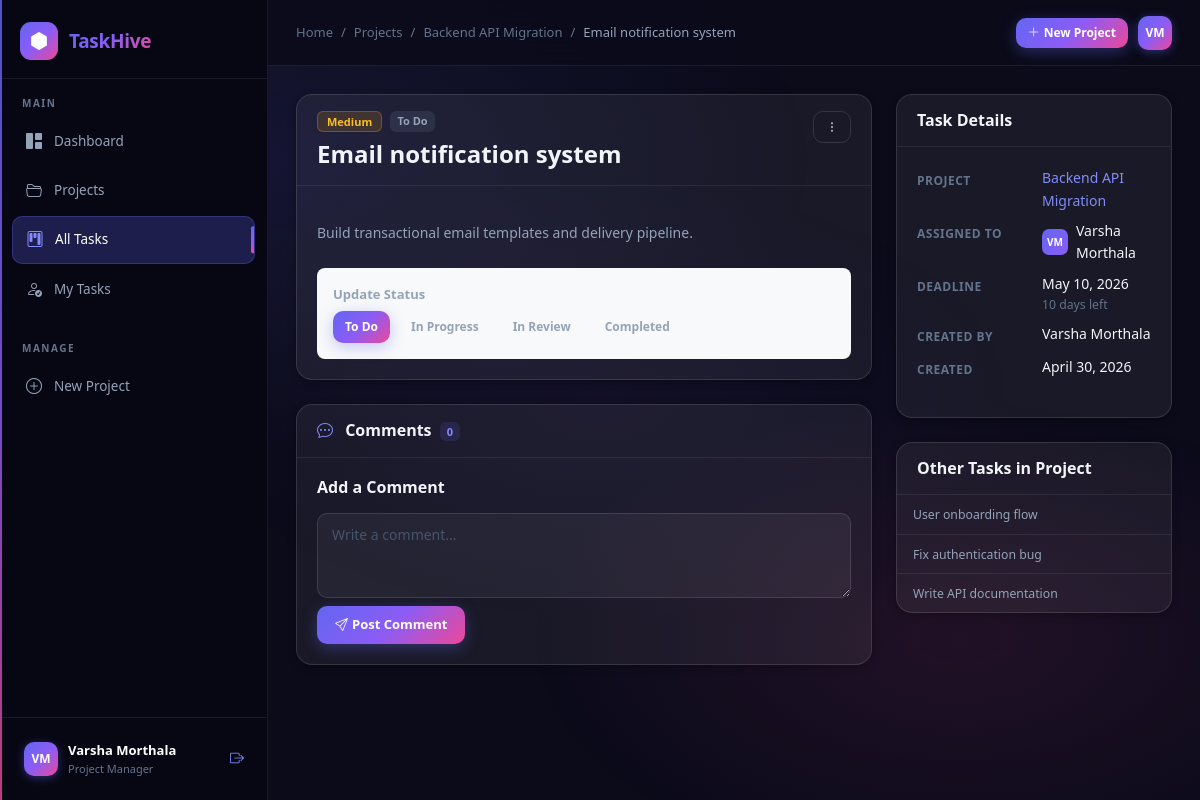
Page /tasks/8/ (signed in) on the committed database.
### users/models.py (models this page shows, shortened)
class User(AbstractUser):
    ROLE_CHOICES = [
        ('admin', 'Admin'),
        ('manager', 'Project Manager'),
        ('member', 'Team Member'),
    ]
    role = models.CharField(max_length=20, choices=ROLE_CHOICES, default='member')
    avatar = models.ImageField(upload_to='avatars/', null=True, blank=True)
    bio = models.TextField(blank=True)
    phone = models.CharField(max_length=20, blank=True)
    created_at = models.DateTimeField(auto_now_add=True)
    updated_at = models.DateTimeField(auto_now=True)
    class Meta:
        verbose_name = 'User'
        verbose_name_plural = 'Users'
        ordering = ['-date_joined']
    @property
    def is_admin(self):
        return self.role == 'admin' or self.is_superuser
    @property
    def is_manager(self):
        return self.role in ('admin', 'manager') or self.is_superuser

### tasks/models.py (models this page shows, shortened)
class Task(models.Model):
    STATUS_CHOICES = [
        ('todo', 'To Do'),
        ('in_progress', 'In Progress'),
        ('review', 'In Review'),
        ('completed', 'Completed'),
    ]
    PRIORITY_CHOICES = [
        ('low', 'Low'),
        ('medium', 'Medium'),
        ('high', 'High'),
        ('critical', 'Critical'),
    ]
    title = models.CharField(max_length=255)
    description = models.TextField(blank=True)
    project = models.ForeignKey(
        'projects.Project',
        on_delete=models.CASCADE,
        related_name='tasks'
    )
    assigned_user = models.ForeignKey(
        settings.AUTH_USER_MODEL,
        on_delete=models.SET_NULL,
        null=True, blank=True,
        related_name='assigned_tasks'
    )
    created_by = models.ForeignKey(
        settings.AUTH_USER_MODEL,
        on_delete=models.SET_NULL,
        null=True,
        related_name='created_tasks'
    )
    priority = models.CharField(max_length=20, choices=PRIORITY_CHOICES, default='medium')
    status = models.CharField(max_length=20, choices=STATUS_CHOICES, default='todo')
    deadline = models.DateField(null=True, blank=True)
    created_at = models.DateTimeField(auto_now_add=True)
    updated_at = models.DateTimeField(auto_now=True)
    completed_at = models.DateTimeField(null=True, blank=True)
    class Meta:
        ordering = ['-created_at']
        verbose_name = 'Task'
        verbose_name_plural = 'Tasks'
    @property
    def is_overdue(self):
        if self.deadline and self.status != 'completed':
            return self.deadline < timezone.now().date()
        return False
    @property
    def days_until_deadline(self):
        if self.deadline:
            delta = self.deadline - timezone.now().date()
            return delta.days
        return None
    @property
    def status_color(self):
        colors = {
            'todo': 'secondary',
            'in_progress': 'primary',
            'review': 'info',
            'completed': 'success',
        }
        return colors.get(self.status, 'secondary')

### projects/models.py (models this page shows, shortened)
class Project(models.Model):
    STATUS_CHOICES = [
        ('planning', 'Planning'),
        ('active', 'Active'),
        ('on_hold', 'On Hold'),
        ('completed', 'Completed'),
        ('cancelled', 'Cancelled'),
    ]
    name = models.CharField(max_length=200)
    description = models.TextField(blank=True)
    owner = models.ForeignKey(
        settings.AUTH_USER_MODEL,
        on_delete=models.CASCADE,
        related_name='owned_projects'
    )
    team_members = models.ManyToManyField(
        settings.AUTH_USER_MODEL,
        through='ProjectMembership',
        related_name='member_projects',
        blank=True
    )
    status = models.CharField(max_length=20, choices=STATUS_CHOICES, default='planning')
    start_date = models.DateField(null=True, blank=True)
    end_date = models.DateField(null=True, blank=True)
    created_at = models.DateTimeField(auto_now_add=True)
    updated_at = models.DateTimeField(auto_now=True)
    class Meta:
        ordering = ['-created_at']
        verbose_name = 'Project'
        verbose_name_plural = 'Projects'
    def user_can_access(self, user):
        if user.is_admin:
            return True
        if self.owner == user:
            return True
        return self.team_members.filter(id=user.id).exists()

### tasks/views.py (the view, shortened to what this page needs)
# urls.py: path('<int:pk>/', views.task_detail_view, name='task_detail'),
@login_required
def task_detail_view(request, pk):
    task = get_object_or_404(Task, pk=pk)
    project = task.project
    if not project.user_can_access(request.user):
        messages.error(request, 'Access denied.')
        return redirect('task_list')
    comments = task.comments.select_related('user').order_by('created_at')
    comment_form = CommentForm()
    context = {
        'task': task,
        'comments': comments,
        'comment_form': comment_form,
        'status_choices': Task.STATUS_CHOICES,
    }
    return render(request, 'tasks/task_detail.html', context)

### comments/forms.py
class CommentForm(forms.ModelForm):
    class Meta:
        model = Comment
        fields = ('message',)
        widgets = {
            'message': forms.Textarea(attrs={
                'rows': 3,
                'class': 'form-control',
                'placeholder': 'Write a comment...',
            })
        }
        labels = {'message': ''}

### tasks/templates/tasks/task_detail.html (shortened to what this page needs)
{% extends 'base.html' %}
{% block breadcrumb %}
<li class="breadcrumb-item"><a href="{% url 'project_list' %}">Projects</a></li>
<li class="breadcrumb-item"><a href="{% url 'project_detail' task.project.pk %}">{{ task.project.name }}</a></li>
<li class="breadcrumb-item active">{{ task.title|truncatechars:30 }}</li>
{% endblock %}
{% block content %}
<div class="row g-4">
    <div class="col-lg-8">
        <div class="card mb-4">
            <div class="card-header d-flex justify-content-between align-items-start">
                <div>
                    <div class="d-flex gap-2 mb-2 flex-wrap">
                        <span class="badge badge-priority badge-priority--{{ task.priority }}">{{ task.get_priority_display }}</span>
                        <span class="badge bg-{{ task.status_color }}">{{ task.get_status_display }}</span>
                    </div>
                    <h2 class="h4 fw-bold mb-0">{{ task.title }}</h2>
                </div>
                {% if request.user == task.project.owner or task.assigned_user == request.user or request.user.is_admin %}
                <div class="dropdown">
                    <button class="btn btn-outline-secondary btn-sm" data-bs-toggle="dropdown">
                        <i class="bi bi-three-dots-vertical"></i>
                    </button>
                </div>
                {% endif %}
            </div>
            <div class="card-body">
                {% if task.description %}
                <p class="text-muted">{{ task.description|linebreaks }}</p>
                {% else %}
                <p class="text-muted fst-italic">No description provided.</p>
                {% endif %}
                {% if request.user == task.assigned_user or request.user.is_admin or request.user == task.project.owner %}
                <div class="mt-4 p-3 bg-light rounded-3">
                    <label class="form-label fw-semibold small">Update Status</label>
                    <div class="d-flex gap-2 flex-wrap">
                            {% for val, label in status_choices %}
                        <button class="btn btn-sm {% if task.status == val %}btn-primary{% else %}btn-outline-secondary{% endif %} status-btn"
                                data-status="{{ val }}" data-task-id="{{ task.pk }}">
                            {{ label }}
                        </button>
                        {% endfor %}
                    </div>
                </div>
                {% endif %}
            </div>
        </div>
        <div class="card">
            <div class="card-header">
                <h6 class="mb-0 fw-semibold">
                    <i class="bi bi-chat-dots me-2 text-primary"></i>
                    Comments <span class="badge bg-primary-subtle text-primary ms-1">{{ comments.count }}</span>
                </h6>
            </div>
            <div class="card-body">
                <div class="add-comment">
                    <h6 class="fw-semibold mb-3">Add a Comment</h6>
                    <form method="post">
                        {{ comment_form.message }}
                        <button type="submit" class="btn btn-primary mt-2">
                            <i class="bi bi-send me-1"></i>Post Comment
                        </button>
                    </form>
                </div>
            </div>
        </div>
    </div>
    <div class="col-lg-4">
        <div class="card mb-4">
            <div class="card-header"><h6 class="mb-0 fw-semibold">Task Details</h6></div>
            <div class="card-body">
                <dl class="task-detail-list">
                    <dt>Project</dt>
                    <dd><a href="{% url 'project_detail' task.project.pk %}">{{ task.project.name }}</a></dd>
                    <dt>Assigned To</dt>
                    <dd>
                        {% if task.assigned_user %}
                        <div class="d-flex align-items-center gap-2">
                            <div class="avatar-xs">{{ task.assigned_user.first_name|first|upper }}{{ task.assigned_user.last_name|first|upper }}</div>
                            {{ task.assigned_user.get_full_name|default:task.assigned_user.username }}
                        </div>
                        {% else %}<span class="text-muted">Unassigned</span>{% endif %}
                    </dd>
                    <dt>Deadline</dt>
                    <dd>
                        {% if task.deadline %}
                        <span class="{% if task.is_overdue %}text-danger fw-semibold{% endif %}">
                            {{ task.deadline|date:"F j, Y" }}
                            {% if task.days_until_deadline is not None %}
                            <small class="d-block text-muted">
                            {% if task.days_until_deadline < 0 %}Overdue
                                {% elif task.days_until_deadline == 0 %}Due today
                                {% elif task.days_until_deadline == 1 %}Due tomorrow
                                {% else %}{{ task.days_until_deadline }} days left{% endif %}
                            </small>
                            {% endif %}
                        </span>
                        {% else %}<span class="text-muted">Not set</span>{% endif %}
                    </dd>
                    <dt>Created By</dt>
                    <dd>{{ task.created_by.get_full_name|default:task.created_by.username|default:"—" }}</dd>
                    <dt>Created</dt>
                    <dd>{{ task.created_at|date:"F j, Y" }}</dd>
                </dl>
            </div>
        </div>
        <div class="card">
            <div class="card-header"><h6 class="mb-0 fw-semibold">Other Tasks in Project</h6></div>
            <div class="card-body p-0">
                {% with related=task.project.tasks.all %}
                {% if related %}
                <ul class="list-group list-group-flush">
                    {% for t in related %}
                    {% if t.pk != task.pk %}
                    <li class="list-group-item px-3 py-2">
                        <a href="{% url 'task_detail' t.pk %}" class="text-decoration-none small {% if t.status == 'completed' %}text-muted text-decoration-line-through{% endif %}">
                            {{ t.title|truncatechars:40 }}
                        </a>
                    </li>
                    {% endif %}
                    {% empty %}
                    <li class="list-group-item text-muted small">No other tasks.</li>
                    {% endfor %}
                </ul>
                {% endif %}
                {% endwith %}
            </div>
        </div>
    </div>
</div>
{% endblock %}

### templates/base.html (shortened to what this page needs)
<!DOCTYPE html>
<html lang="en" data-bs-theme="light">
<head>
    <link href="https://cdn.jsdelivr.net/npm/bootstrap@5.3.2/dist/css/bootstrap.min.css" rel="stylesheet">
    <link href="https://cdn.jsdelivr.net/npm/bootstrap-icons@1.11.3/font/bootstrap-icons.css" rel="stylesheet">
    {% load static %}
    <link href="{% static 'css/main.css' %}" rel="stylesheet">
</head>
<body>
{% if user.is_authenticated %}
<div class="sidebar" id="sidebar">
    <div class="sidebar-brand">
        <a href="{% url 'dashboard' %}" class="brand-link">
            <div class="brand-icon">
                <i class="bi bi-hexagon-fill"></i>
            </div>
            <span class="brand-text">TaskHive</span>
        </a>
    </div>
    <nav class="sidebar-nav">
        <div class="nav-section">
            <span class="nav-section-label">Main</span>
            <a href="{% url 'dashboard' %}" class="nav-item {% if request.resolver_match.url_name == 'dashboard' %}active{% endif %}">
                <i class="bi bi-grid-1x2-fill"></i><span>Dashboard</span>
            </a>
            <a href="{% url 'project_list' %}" class="nav-item {% if 'project' in request.resolver_match.url_name %}active{% endif %}">
                <i class="bi bi-folder2-open"></i><span>Projects</span>
            </a>
            <a href="{% url 'task_list' %}" class="nav-item {% if request.resolver_match.url_name == 'task_list' %}active{% endif %}">
                <i class="bi bi-kanban"></i><span>All Tasks</span>
            </a>
            <a href="{% url 'my_tasks' %}" class="nav-item {% if request.resolver_match.url_name == 'my_tasks' %}active{% endif %}">
                <i class="bi bi-person-check"></i><span>My Tasks</span>
            </a>
        </div>
        {% if user.is_manager %}
        <div class="nav-section">
            <span class="nav-section-label">Manage</span>
            <a href="{% url 'project_create' %}" class="nav-item">
                <i class="bi bi-plus-circle"></i><span>New Project</span>
            </a>
        </div>
        {% endif %}
    </nav>
    <div class="sidebar-footer">
        <a href="{% url 'profile' %}" class="user-widget">
            <div class="user-avatar">
                {% if user.avatar %}
                    <img src="{{ user.avatar.url }}" alt="{{ user.username }}">
                {% else %}
                    <span>{{ user.first_name|first|upper }}{{ user.last_name|first|upper }}</span>
                {% endif %}
            </div>
            <div class="user-info">
                <span class="user-name">{{ user.get_full_name|default:user.username }}</span>
                <span class="user-role">{{ user.get_role_display }}</span>
            </div>
        </a>
        <a href="{% url 'logout' %}" class="logout-btn" title="Logout">
            <i class="bi bi-box-arrow-right"></i>
        </a>
    </div>
</div>
<div class="main-wrapper">
    <header class="topbar">
        <div class="topbar-left">
            <nav aria-label="breadcrumb" class="d-none d-md-block">
                <ol class="breadcrumb mb-0">
                    <li class="breadcrumb-item"><a href="{% url 'dashboard' %}">Home</a></li>
                    {% block breadcrumb %}{% endblock %}
                </ol>
            </nav>
        </div>
        <div class="topbar-right">
            <div class="topbar-actions">
                {% if user.is_manager %}
                <a href="{% url 'project_create' %}" class="btn btn-primary btn-sm d-none d-md-inline-flex align-items-center gap-1">
                    <i class="bi bi-plus-lg"></i> New Project
                </a>
                {% endif %}
                <a href="{% url 'profile' %}" class="topbar-avatar" title="{{ user.username }}">
                    {% if user.avatar %}
                        <img src="{{ user.avatar.url }}" alt="{{ user.username }}">
                    {% else %}
                        <span>{{ user.first_name|first|upper }}{{ user.last_name|first|upper }}</span>
                    {% endif %}
                </a>
            </div>
        </div>
    </header>
    <main class="page-content">
        {% block content %}{% endblock %}
    </main>
</div>
{% endif %}
{% load static %}
</body>
</html>

### rows in the picture
User: first_name|first "V", last_name|first "M", get_full_name "Varsha Morthala", role "Project Manager"
Task: project.name "Backend API Migration", title "Email notification system", priority "Medium", status "To Do", description "Build transactional email templates and delivery pipeline.", assigned_user.first_name|first "V", assigned_user.last_name|first "M", assigned_user.get_full_name "Varsha Morthala", deadline "May 10, 2026", days_until_deadline "10", created_by.get_full_name "Varsha Morthala", created_at "April 30, 2026"
Task: title "User onboarding flow"
Task: title "Fix authentication bug"
Task: title "Write API documentation"

### other values in the picture
{{ label }} "To Do" "In Progress" "In Review" "Completed"
{{ comments.count }} "0"
